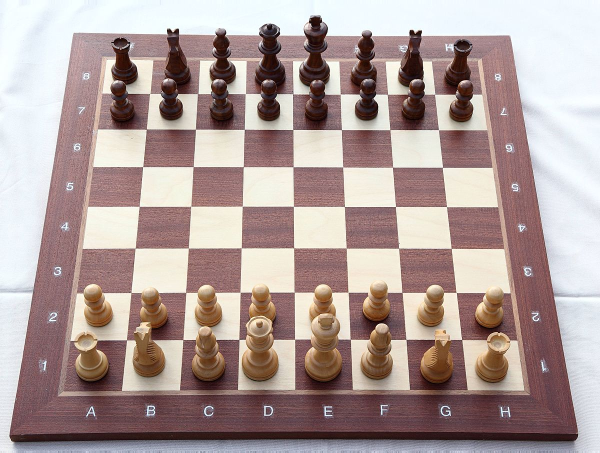
#> input picture computer vision/imagenes/ajedrez_real.jpg, 1200 x 905 px (shown at 1/2 size)
$ python -i candidatos.py   (imports and definitions only)
#> lines starting #> are read from the running program, lines starting #| are printed output that depends on the picture; after the words box and inside, x2 and y2 are one past the last pixel; in counts of white or black regions, pixels touching at a corner belong together
#> further down, picture is the input picture: shape (905, 1200, 3); mean B, G, R 153.3, 156.4, 174.6
### services/cv/dominio/canales.py
"""Conversión implícita de canales entre etapas del pipeline.

Cada etapa declara en el catálogo cuántos canales necesita de entrada y
cuántos produce de salida; el pipeline usa estas dos funciones para que la
imagen nunca llegue con la forma equivocada a una etapa, sin que el usuario
tenga que preocuparse por eso en modo libre.
"""

import cv2
import numpy as np


# [4 lines left out: function a_color, not called in this run]


def a_gris(imagen: np.ndarray) -> np.ndarray:
    if imagen.ndim == 2:
        return imagen
    return cv2.cvtColor(imagen, cv2.COLOR_BGR2GRAY)
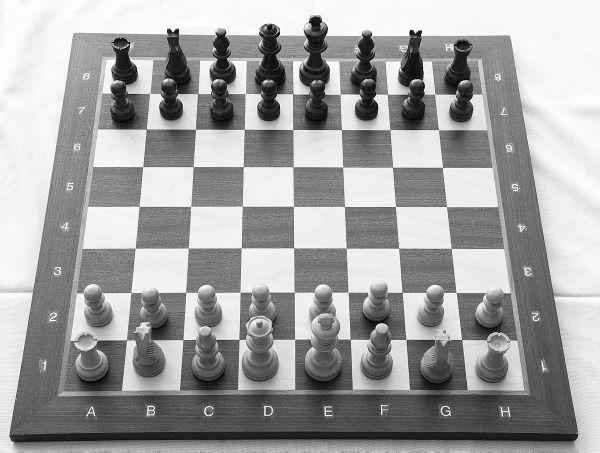
#> returned value: shape (905, 1200) (shown at 1/2 size); min 0, max 255, mean 161.5

### services/cv/dominio/catalogo.py
"""Catálogo de etapas de procesamiento: única fuente de verdad.

El frontend renderiza sus controles a partir de este metadato — agregar un
filtro nuevo sólo requiere tocar este archivo. Cada `Etapa` describe también
cuántos canales de color acepta y produce, para que el pipeline resuelva las
conversiones automáticas entre etapas incompatibles (ver `pipeline.py`).
"""

from dataclasses import dataclass, field


@dataclass(frozen=True)
class Parametro:
    nombre: str
    etiqueta: str
    tipo: str  # "number" | "enum" | "boolean"
    minimo: float | None = None
    maximo: float | None = None
    paso: float | None = None
    defecto: object = None
    solo_impares: bool = False
    opciones: list[str] | None = None

    # [18 lines left out: function to_dict, not called in this run]


@dataclass(frozen=True)
class Etapa:
    tipo: str
    etiqueta: str
    categoria: str
    entrada: str  # "gris" | "color" | "cualquiera"
    salida: str  # "gris" | "color"
    orden_fijo: int | None  # posición en el modo fijo; None = sólo disponible en modo libre
    parametros: list[Parametro] = field(default_factory=list)

    # [10 lines left out: function to_dict, not called in this run]


CATALOGO: list[Etapa] = [
    # --- Pipeline canónico de deteccion_objetos/corner_detection.py ---
    Etapa(
        tipo="escala_gris",
        etiqueta="Escala de grises",
        categoria="color",
        entrada="cualquiera",
        salida="color",
        orden_fijo=1,
        parametros=[],
    ),
    Etapa(
        tipo="morfologia",
        etiqueta="Operación morfológica",
        categoria="morfologia",
        entrada="cualquiera",
        salida="color",
        orden_fijo=2,
        parametros=[
            Parametro(
                nombre="operacion",
                etiqueta="Operación",
                tipo="enum",
                defecto="Ninguno",
                opciones=["Ninguno", "Opening", "Closing", "Gradient"],
            ),
            Parametro(
                nombre="kernel",
                etiqueta="Kernel morfológico",
                tipo="number",
                minimo=1,
                maximo=11,
                paso=2,
                defecto=3,
                solo_impares=True,
            ),
        ],
    ),
    Etapa(
        tipo="canny",
        etiqueta="Bordes (Canny)",
        categoria="bordes",
        entrada="gris",
        salida="color",
        orden_fijo=3,
        parametros=[
            Parametro(nombre="umbral_bajo", etiqueta="Umbral bajo", tipo="number",
                       minimo=0, maximo=255, paso=1, defecto=50),
            Parametro(nombre="umbral_alto", etiqueta="Umbral alto", tipo="number",
                       minimo=0, maximo=255, paso=1, defecto=150),
        ],
    ),
    Etapa(
        tipo="harris",
        etiqueta="Esquinas (Harris)",
        categoria="esquinas",
        entrada="color",
        salida="color",
        orden_fijo=4,
        parametros=[
            Parametro(nombre="block_size", etiqueta="blockSize", tipo="number",
                       minimo=2, maximo=20, paso=1, defecto=2),
            Parametro(nombre="ksize", etiqueta="ksize", tipo="number",
                       minimo=1, maximo=15, paso=2, defecto=3, solo_impares=True),
            Parametro(nombre="k", etiqueta="k (sensibilidad)", tipo="number",
                       minimo=0.01, maximo=0.10, paso=0.005, defecto=0.04),
            Parametro(nombre="umbral", etiqueta="Umbral", tipo="number",
                       minimo=0.01, maximo=0.50, paso=0.01, defecto=0.10),
            Parametro(nombre="dilatacion", etiqueta="Dilatación", tipo="number",
                       minimo=0, maximo=3, paso=1, defecto=1),
        ],
    ),
    Etapa(
        tipo="cuadricula",
        etiqueta="Cuadrícula de ajedrez",
        categoria="esquinas",
        entrada="gris",
        salida="color",
        orden_fijo=5,
        parametros=[],
    ),
    Etapa(
        tipo="rectangulos",
        etiqueta="Rectángulos (contornos)",
        categoria="contornos",
        entrada="cualquiera",
        salida="color",
        orden_fijo=6,
        parametros=[
            Parametro(nombre="modo_recuperacion", etiqueta="Recuperación de contornos",
                       tipo="enum", defecto="RETR_LIST",
                       opciones=["RETR_EXTERNAL", "RETR_LIST", "RETR_CCOMP", "RETR_TREE"]),
            Parametro(nombre="metodo_aproximacion", etiqueta="Aproximación de contornos",
                       tipo="enum", defecto="CHAIN_APPROX_SIMPLE",
                       opciones=[
                           "CHAIN_APPROX_NONE", "CHAIN_APPROX_SIMPLE",
                           "CHAIN_APPROX_TC89_L1", "CHAIN_APPROX_TC89_KCOS",
                       ]),
            Parametro(nombre="dibujar_rectangulos", etiqueta="Dibujar rectángulos",
                       tipo="boolean", defecto=True),
            Parametro(nombre="rectificar_candidatos", etiqueta="Poner candidatos de frente",
                       tipo="boolean", defecto=False),
            Parametro(nombre="grosor_linea", etiqueta="Grosor de línea", tipo="number",
                       minimo=1, maximo=10, paso=1, defecto=1),
            Parametro(nombre="area_minima", etiqueta="Área mínima", tipo="number",
                       minimo=100, maximo=20000, paso=100, defecto=1000),
            Parametro(nombre="aspecto_minimo", etiqueta="Aspecto mínimo", tipo="number",
                       minimo=1.0, maximo=8.0, paso=0.1, defecto=1.5),
            Parametro(nombre="angulo_maximo", etiqueta="Ángulo máximo", tipo="number",
                       minimo=0, maximo=90, paso=1, defecto=25),
            Parametro(nombre="ocupacion_minima", etiqueta="Ocupación mínima", tipo="number",
                       minimo=0.0, maximo=1.0, paso=0.05, defecto=0.5),
            Parametro(nombre="umbral_bajo", etiqueta="Canny: umbral bajo", tipo="number",
                       minimo=0, maximo=255, paso=1, defecto=50),
            Parametro(nombre="umbral_alto", etiqueta="Canny: umbral alto", tipo="number",
                       minimo=0, maximo=255, paso=1, defecto=150),
        ],
    ),
    # --- Etapas adicionales, sólo disponibles en modo libre ---
    Etapa(
        tipo="threshold",
        etiqueta="Umbral (threshold)",
        categoria="umbral",
        entrada="gris",
        salida="gris",
        orden_fijo=None,
        parametros=[
            Parametro(nombre="umbral", etiqueta="Umbral", tipo="number",
                       minimo=0, maximo=255, paso=1, defecto=127),
            Parametro(nombre="valor_maximo", etiqueta="Valor máximo", tipo="number",
                       minimo=0, maximo=255, paso=1, defecto=255),
            Parametro(nombre="tipo", etiqueta="Tipo", tipo="enum", defecto="BINARY",
                       opciones=["BINARY", "BINARY_INV", "TRUNC", "TOZERO", "OTSU"]),
        ],
    ),
    Etapa(
        tipo="umbral_adaptativo",
        etiqueta="Umbral adaptativo",
        categoria="umbral",
        entrada="gris",
        salida="gris",
        orden_fijo=None,
        parametros=[
            Parametro(nombre="metodo", etiqueta="Método", tipo="enum", defecto="MEAN_C",
                       opciones=["MEAN_C", "GAUSSIAN_C"]),
            Parametro(nombre="tamano_bloque", etiqueta="Tamaño de bloque", tipo="number",
                       minimo=3, maximo=51, paso=2, defecto=11, solo_impares=True),
            Parametro(nombre="c", etiqueta="Constante C", tipo="number",
                       minimo=-50, maximo=50, paso=1, defecto=10),
        ],
    ),
    Etapa(
        tipo="desenfoque",
        etiqueta="Desenfoque (blur)",
        categoria="suavizado",
        entrada="cualquiera",
        salida="color",
        orden_fijo=None,
        parametros=[
            Parametro(nombre="ksize", etiqueta="Tamaño de kernel", tipo="number",
                       minimo=1, maximo=51, paso=2, defecto=5, solo_impares=True),
        ],
    ),
    Etapa(
        tipo="desenfoque_gaussiano",
        etiqueta="Desenfoque gaussiano",
        categoria="suavizado",
        entrada="cualquiera",
        salida="color",
        orden_fijo=None,
        parametros=[
            Parametro(nombre="ksize", etiqueta="Tamaño de kernel", tipo="number",
                       minimo=1, maximo=51, paso=2, defecto=5, solo_impares=True),
        ],
    ),
    Etapa(
        tipo="desenfoque_mediana",
        etiqueta="Desenfoque de mediana",
        categoria="suavizado",
        entrada="cualquiera",
        salida="color",
        orden_fijo=None,
        parametros=[
            Parametro(nombre="ksize", etiqueta="Tamaño de kernel", tipo="number",
                       minimo=1, maximo=51, paso=2, defecto=5, solo_impares=True),
        ],
    ),
    Etapa(
        tipo="gamma",
        etiqueta="Corrección gamma",
        categoria="color",
        entrada="cualquiera",
        salida="color",
        orden_fijo=None,
        parametros=[
            Parametro(nombre="gamma", etiqueta="Gamma", tipo="number",
                       minimo=0.1, maximo=5.0, paso=0.1, defecto=1.0),
        ],
    ),
    Etapa(
        tipo="sobel",
        etiqueta="Gradiente (Sobel)",
        categoria="bordes",
        entrada="gris",
        salida="gris",
        orden_fijo=None,
        parametros=[
            Parametro(nombre="ksize", etiqueta="Tamaño de kernel", tipo="enum", defecto="5",
                       opciones=["1", "3", "5", "7"]),
        ],
    ),
    Etapa(
        tipo="erosion",
        etiqueta="Erosión",
        categoria="morfologia",
        entrada="cualquiera",
        salida="color",
        orden_fijo=None,
        parametros=[
            Parametro(nombre="kernel", etiqueta="Kernel", tipo="number",
                       minimo=1, maximo=31, paso=2, defecto=5, solo_impares=True),
            Parametro(nombre="iteraciones", etiqueta="Iteraciones", tipo="number",
                       minimo=1, maximo=10, paso=1, defecto=1),
        ],
    ),
    Etapa(
        tipo="dilatacion",
        etiqueta="Dilatación",
        categoria="morfologia",
        entrada="cualquiera",
        salida="color",
        orden_fijo=None,
        parametros=[
            Parametro(nombre="kernel", etiqueta="Kernel", tipo="number",
                       minimo=1, maximo=31, paso=2, defecto=5, solo_impares=True),
            Parametro(nombre="iteraciones", etiqueta="Iteraciones", tipo="number",
                       minimo=1, maximo=10, paso=1, defecto=1),
        ],
    ),
    Etapa(
        tipo="redimensionar",
        etiqueta="Redimensionar",
        categoria="transformacion",
        entrada="cualquiera",
        salida="color",
        orden_fijo=None,
        parametros=[
            Parametro(nombre="factor", etiqueta="Factor de escala", tipo="number",
                       minimo=0.1, maximo=4.0, paso=0.1, defecto=1.0),
        ],
    ),
    Etapa(
        tipo="shi_tomasi",
        etiqueta="Esquinas (Shi-Tomasi)",
        categoria="esquinas",
        entrada="cualquiera",
        salida="color",
        orden_fijo=None,
        parametros=[
            Parametro(nombre="max_esquinas", etiqueta="Máximo de esquinas", tipo="number",
                       minimo=1, maximo=200, paso=1, defecto=81),
            Parametro(nombre="calidad", etiqueta="Calidad mínima", tipo="number",
                       minimo=0.001, maximo=0.1, paso=0.001, defecto=0.01),
            Parametro(nombre="distancia_minima", etiqueta="Distancia mínima", tipo="number",
                       minimo=1, maximo=50, paso=1, defecto=10),
        ],
    ),
]

_POR_TIPO = {etapa.tipo: etapa for etapa in CATALOGO}


def obtener_etapa(tipo: str) -> Etapa:
    try:
        return _POR_TIPO[tipo]
    except KeyError:
        raise ValueError(f"Tipo de etapa desconocido: {tipo}")


def catalogo_a_dict() -> list[dict]:
    return [etapa.to_dict() for etapa in CATALOGO]


# [16 lines left out: function pipeline_por_defecto, not called in this run]

### services/cv/dominio/candidatos.py
"""Candidatos a placa: recorta cada rectángulo detectado sobre la imagen ya
procesada por el pipeline y corre OCR sobre el recorte por separado — en vez
de un solo texto para la imagen completa, varias lecturas acotadas a cada
región que parece una patente.
"""

import base64

import cv2
import numpy as np
import pytesseract

from .canales import a_color, a_gris
from .catalogo import obtener_etapa
from .deteccion import detectar_rectangulos
from .ocr import reconocer_texto

# Reutiliza los valores por defecto de la etapa "rectangulos" del catálogo:
# una sola fuente de verdad para esos cinco números.
_DEFECTOS_DETECCION = {p.nombre: p.defecto for p in obtener_etapa("rectangulos").parametros}


# [75 lines left out: functions _caja_del_rectangulo, _ordenar_vertices, _rectificar, _recortar, _puntuar_lectura, not called in this run]


def _preparar_para_ocr(imagen: np.ndarray) -> np.ndarray:
    """Quita el marco de la placa y agrega aire para que PSM 7 aísle el texto."""
    gris = a_gris(imagen)
    alto, ancho = gris.shape[:2]
    margen_x = int(round(ancho * 0.03)) if ancho >= 40 else 0
    margen_y = int(round(alto * 0.05)) if alto >= 30 else 0
    if ancho - 2 * margen_x >= 2 and alto - 2 * margen_y >= 2:
        gris = gris[margen_y : alto - margen_y, margen_x : ancho - margen_x]
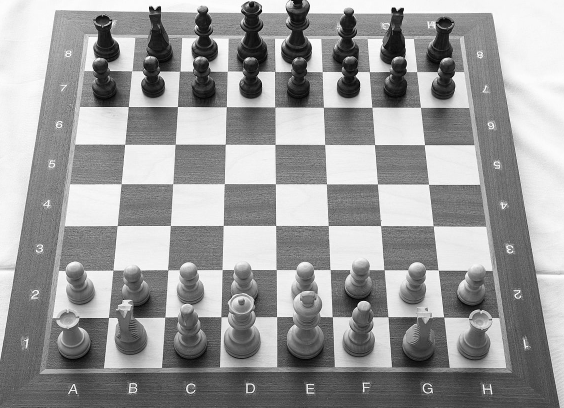
#> gris: shape (815, 1128) (shown at 1/2 size); min 0, max 255, mean 155

    es_binaria = bool(np.all((gris == 0) | (gris == 255)))
#> es_binaria = False
    if not es_binaria:
        _umbral, gris = cv2.threshold(gris, 0, 255, cv2.THRESH_BINARY + cv2.THRESH_OTSU)
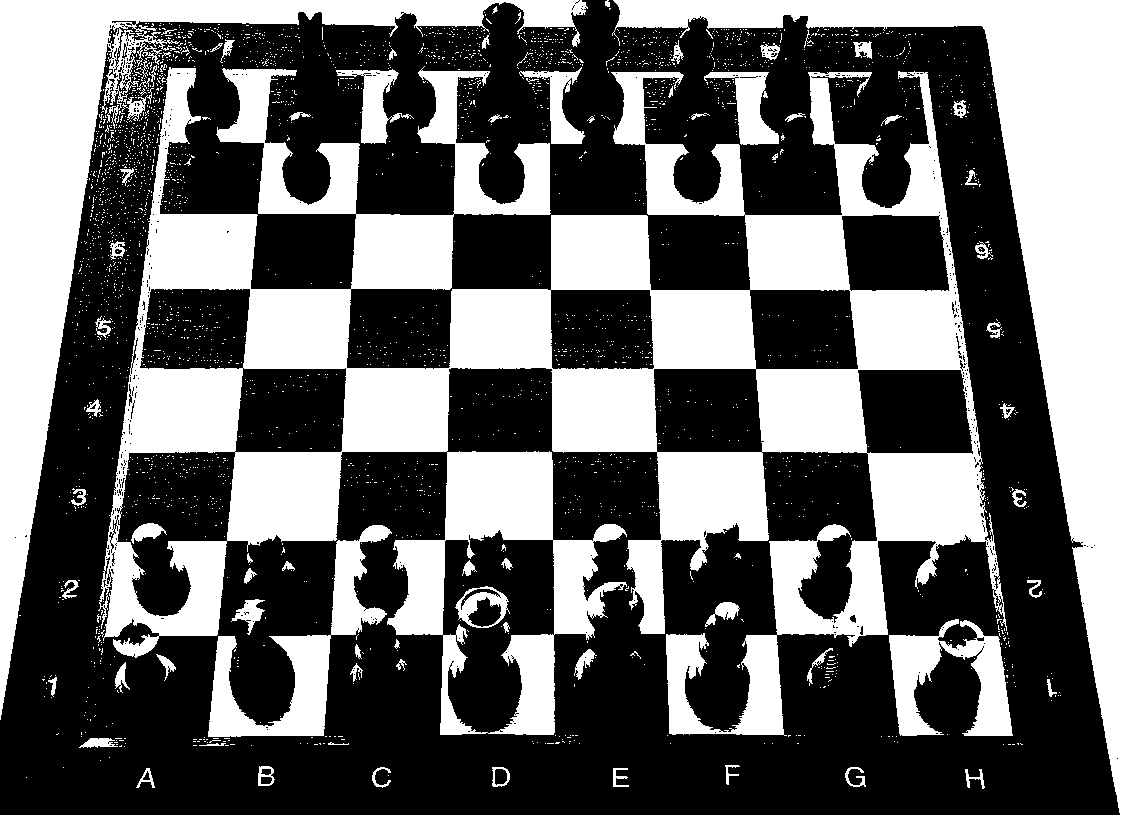
#> gris: shape (815, 1128); 40.9% white; 2903 white regions (2822 under 20 px), largest, box (x1, y1, x2, y2) and area: (98, 66, 1007, 736) 211043, (612, 0, 1128, 815) 74142, (0, 0, 588, 720) 54262

    alto, ancho = gris.shape[:2]
    centro = gris[alto // 4 : max(alto // 4 + 1, 3 * alto // 4),
                  ancho // 4 : max(ancho // 4 + 1, 3 * ancho // 4)]
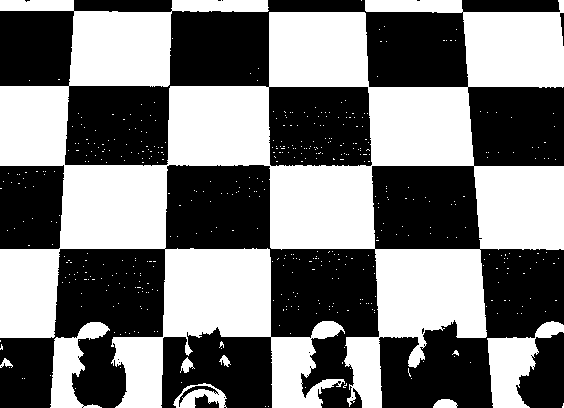
#> centro: shape (408, 564); 48.2% white; 482 white regions (473 under 20 px), largest, box (x1, y1, x2, y2) and area: (0, 0, 564, 408) 103824, (487, 321, 564, 408) 3010, (50, 322, 110, 408) 2253
    if centro.size > 0 and float(centro.mean()) < 127:
        gris = cv2.bitwise_not(gris)

    factor = max(1.0, 120.0 / max(1, gris.shape[0]))
    if factor > 1.0:
        gris = cv2.resize(
            gris,
            None,
            fx=factor,
            fy=factor,
            interpolation=cv2.INTER_NEAREST if es_binaria else cv2.INTER_CUBIC,
        )

    margen = max(10, int(round(gris.shape[0] * 0.12)))
    return cv2.copyMakeBorder(
        gris,
        margen,
        margen,
        margen,
        margen,
        cv2.BORDER_CONSTANT,
        value=255,
    )
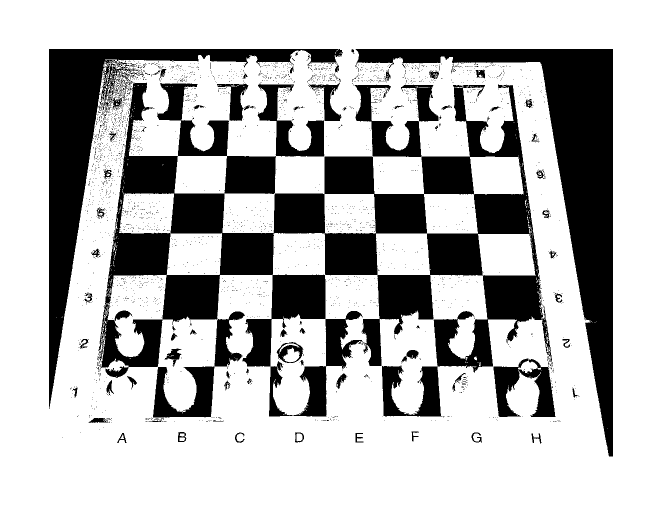
#> returned value: shape (1011, 1324) (shown at 1/2 size); 71.9% white; 2903 black regions (2822 under 20 px), largest, box (x1, y1, x2, y2) and area: (196, 164, 1105, 834) 211043, (710, 98, 1226, 913) 74142, (98, 98, 686, 818) 54262


# [50 lines left out: function obtener_candidatos, not called in this run]

>>> import cv2
>>> picture = cv2.imread('../../../computer vision/imagenes/ajedrez_real.jpg')
>>> result = _preparar_para_ocr(picture)
